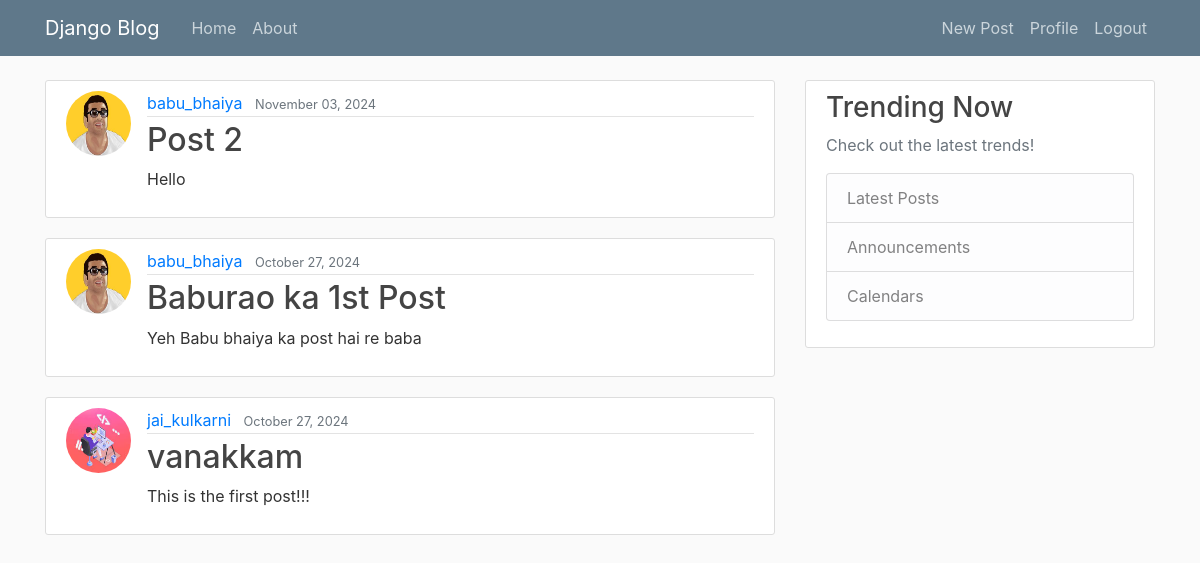
Screenshot of / (signed in) with the database file from the repository.
### blog/models.py (models this page shows, shortened)
class Post(models.Model):
    title = models.CharField(max_length=100)
    content = models.TextField()
    date_posted = models.DateTimeField(default=timezone.now)
    author = models.ForeignKey(User, on_delete=models.CASCADE)

### users/models.py (models this page shows, shortened)
class Profile(models.Model):
    user = models.OneToOneField(User, on_delete=models.CASCADE)
    image = models.ImageField(default='default.jpg', upload_to='profile_pics')

### blog/views.py (the view)
# urls.py: path('', PostListView.as_view(), name='blog-home'),
class PostListView(ListView):
    model = Post
    template_name = 'blog/home.html'  # <app>/<model>_<viewtype>.html
    context_object_name = 'posts'
    ordering = ['-date_posted']
    paginate_by = 5

### blog/templates/blog/home.html
{% extends "blog/base.html" %}
{% block content %}
    {% for post in posts %}
        <article class="media content-section">
          <img class="rounded-circle article-img" src="{{ post.author.profile.image.url }}">
          <div class="media-body">
            <div class="article-metadata">
              <a class="mr-2" href="#">{{ post.author }}</a>
              <small class="text-muted">{{ post.date_posted|date:"F d, Y" }}</small>
            </div>
            <h2><a class="article-title" href="{% url 'post-detail' post.id %}">{{ post.title }}</a></h2>
            <p class="article-content">{{ post.content }}</p>
          </div>
        </article>
    {% endfor %}
{% endblock content %}

### blog/static/blog/main.css (style rules this page uses)
body { background: #fafafa; color: #333333; margin-top: 5rem; }
h1, h2, h3, h4, h5, h6 { color: #444444; }
.content-section { background: #ffffff; padding: 10px 20px; border: 1px solid #dddddd; border-radius: 3px; margin-bottom: 20px; }
.article-title { color: #444444; }
.article-content { white-space: pre-line; }
.article-img { height: 65px; width: 65px; margin-right: 16px; }
.article-metadata { padding-bottom: 1px; margin-bottom: 4px; border-bottom: 1px solid #e3e3e3 }

### rows the page displays
Post: author.profile.image (picture), author "babu_bhaiya", date_posted "November 03, 2024", title "Post 2", content "Hello"
Post: author.profile.image (picture), author "babu_bhaiya", date_posted "October 27, 2024", title "Baburao ka 1st Post", content "Yeh Babu bhaiya ka post hai re baba"
Post: author.profile.image (picture), author "jai_kulkarni", date_posted "October 27, 2024", title "vanakkam", content "This is the first post!!!"
